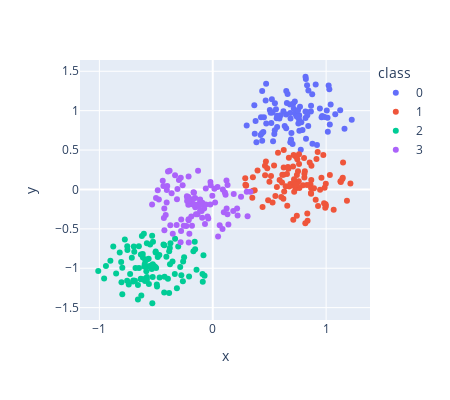

Here is the notebook cell this chart was saved with:
### Markdown cell above
##### Plot the points

### Code cell
px.scatter(df,x='x',y='y',color='class',height=400, width=450)
